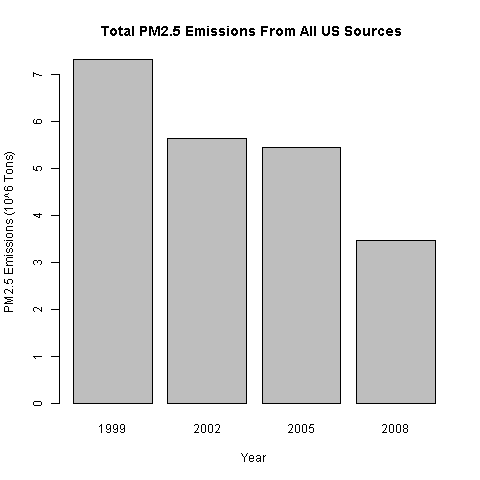

This figure's R source:

aggTotals <- aggregate(Emissions ~ year,NEI, sum)
png(filename = "plot1.png", width = 480, height = 480, units = "px")
barplot(
  (aggTotals$Emissions)/10^6,
  names.arg=aggTotals$year,
  xlab="Year",
  ylab="PM2.5 Emissions (10^6 Tons)",
  main="Total PM2.5 Emissions From All US Sources "
)

# Close the PNG device
dev.off()